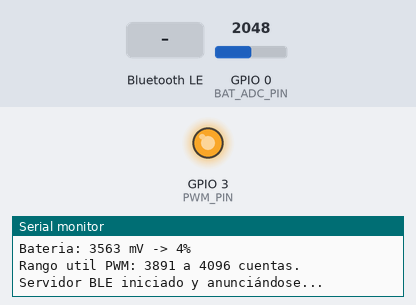
A sketch run on a simulated ESP32-C3. Parts: output pins drawn as LEDs (lit = HIGH), the last lines printed to the serial monitor. The test bench sets the inputs (shaded band); at power-on: GPIO 0 (BAT_ADC_PIN) = 2048. Nothing arrives over Bluetooth unless stated; a phone connects over Bluetooth LE 3 s after start.

Above: at 1.7 s.
1.8 s: Bluetooth LE write "ON" received
At 2.7 s:
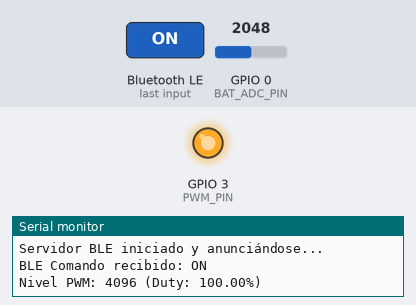
4.8 s: Bluetooth LE write "OFF" received
At 6.2 s:
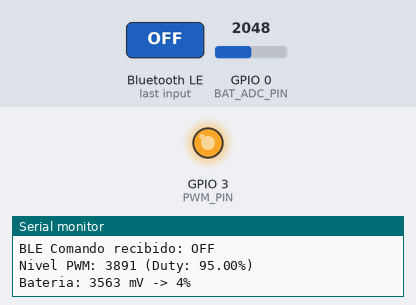
Timing chart, 0 to 7.8 s (numbered marks = the images above; inputs shaded):
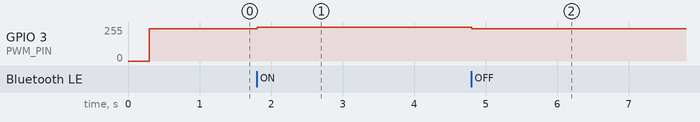

Measured:
- after the input at 1.8 s, GPIO 3 (PWM_PIN): 242/255 → 255/255 at once
- after the input at 4.8 s, GPIO 3 (PWM_PIN): 255/255 → 242/255 at once

The sketch:

p1.ino
```cpp
/*
 * Control de brillo de pantalla por PWM a 8 kHz
 * ESP32-C3 SuperMini en modo BLE
 *
 * Transición de Web/WiFi a Bluetooth Low Energy (BLE)
 */

#include <Arduino.h>
#include <BLEDevice.h>
#include <BLEUtils.h>
#include <BLEServer.h>
#include <BLE2902.h> // Necesario para notificaciones (Batería)

// ---------------- Configuracion BLE ----------------

#define SERVICE_UUID           "4fafc201-1fb5-459e-8fcc-c5c9c331914b"
// Característica para escribir el brillo (ON/OFF o número raw)
#define CHAR_PWM_UUID          "beb5483e-36e1-4688-b7f5-ea07361b26a8"
// Característica para leer/notificar la batería (%)
#define CHAR_BATTERY_UUID      "beb5483e-36e1-4688-b7f5-ea07361b26a9"

BLEServer* pServer = NULL;
BLECharacteristic* pCharPWM = NULL;
BLECharacteristic* pCharBattery = NULL;

bool deviceConnected = false;
bool oldDeviceConnected = false;


// ---------------- Configuracion Hardware ----------------

// GPIO usado para PWM
const int PWM_PIN = 3;

// PWM
const int PWM_FREQ = 8000;   // 8 kHz -> periodo de 125 us
const int PWM_RES  = 12;     // 12 bits -> 4096 cuentas
const int PWM_CH = 0;

// Rango de duty permitido (en %)
const float DUTY_MIN = 95.0f;
const float DUTY_MAX = 100.0f;


// ---------------- Bateria ----------------

const int BAT_ADC_PIN = 0;
const float DIVIDER_RATIO = 2.0f;
const int BAT_SAMPLES = 40;
const float BAT_CAL = 1.0796f;
const uint32_t BAT_INTERVALO_MS = 5000;
const int TABLA_N = 21;

const uint16_t TABLA_MV[TABLA_N] = {
  4200, 4150, 4110, 4080, 4020,
  3980, 3950, 3910, 3870, 3850,
  3840, 3820, 3800, 3790, 3770,
  3750, 3730, 3710, 3690, 3610,
  3270
};

const uint8_t TABLA_PCT[TABLA_N] = {
  100, 95, 90, 85, 80,
  75, 70, 65, 60, 55,
  50, 45, 40, 35, 30,
  25, 20, 15, 10, 5,
  0
};

uint16_t batVoltajeMv = 0;
uint8_t  batPorcentaje = 0;
uint32_t batUltimaLectura = 0;
uint8_t  lastNotifiedBat = 255;


// ---------------- Calculos PWM ----------------

const uint32_t RAW_FULL = 1UL << PWM_RES;
const uint32_t RAW_MIN = (uint32_t)lroundf(DUTY_MIN * RAW_FULL / 100.0f);
const uint32_t RAW_MAX = (uint32_t)lroundf(DUTY_MAX * RAW_FULL / 100.0f);


// ---------------- Estado ----------------

uint32_t nivel = RAW_MIN;
volatile bool commandPending = false;
volatile uint32_t pendingNivel = RAW_MIN;


// ---------------- PWM Funciones ----------------

void pwmInit() {
#if ESP_ARDUINO_VERSION_MAJOR >= 3
  ledcAttach(PWM_PIN, PWM_FREQ, PWM_RES);
#else
  ledcSetup(PWM_CH, PWM_FREQ, PWM_RES);
  ledcAttachPin(PWM_PIN, PWM_CH);
#endif
}

void aplicarNivel() {
#if ESP_ARDUINO_VERSION_MAJOR >= 3
  ledcWrite(PWM_PIN, nivel);
#else
  ledcWrite(PWM_CH, nivel);
#endif
  Serial.printf("Nivel PWM: %lu (Duty: %.2f%%)\n", (unsigned long)nivel, 100.0f * nivel / RAW_FULL);
}


// ---------------- Bateria Funciones ----------------

void adcBateriaInit() {
  analogSetPinAttenuation(BAT_ADC_PIN, ADC_11db);
}

void ordenar(uint16_t* datos, int n) {
  for (int i = 1; i < n; i++) {
    uint16_t clave = datos[i];
    int j = i - 1;
    while (j >= 0 && datos[j] > clave) {
      datos[j + 1] = datos[j];
      j--;
    }
    datos[j + 1] = clave;
  }
}

uint16_t leerVoltajeBateriaMv() {
  static uint16_t muestras[BAT_SAMPLES];
  for (int i = 0; i < BAT_SAMPLES; i++) {
    muestras[i] = analogReadMilliVolts(BAT_ADC_PIN);
    delay(5);
  }
  ordenar(muestras, BAT_SAMPLES);
  uint16_t nodoMediana = muestras[BAT_SAMPLES / 2];
  float mv = nodoMediana * DIVIDER_RATIO * BAT_CAL;
  return (uint16_t)lroundf(mv);
}

uint8_t voltajeAPorcentaje(uint16_t mv) {
  if (mv >= TABLA_MV[0]) return 100;
  if (mv <= TABLA_MV[TABLA_N - 1]) return 0;
  for (int i = 0; i < TABLA_N - 1; i++) {
    if (mv <= TABLA_MV[i] && mv >= TABLA_MV[i + 1]) {
      float f = (float)(mv - TABLA_MV[i + 1]) / (float)(TABLA_MV[i] - TABLA_MV[i + 1]);
      float pct = TABLA_PCT[i + 1] + f * (TABLA_PCT[i] - TABLA_PCT[i + 1]);
      return (uint8_t)lroundf(pct);
    }
  }
  return 0;
}

void actualizarBateriaSiToca() {
  uint32_t ahora = millis();
  if (ahora - batUltimaLectura < BAT_INTERVALO_MS && batUltimaLectura != 0) {
    return;
  }
  batUltimaLectura = ahora;
  batVoltajeMv  = leerVoltajeBateriaMv();
  batPorcentaje = voltajeAPorcentaje(batVoltajeMv);

  Serial.printf("Bateria: %u mV -> %u%%\n", batVoltajeMv, batPorcentaje);
}


// ---------------- BLE Callbacks ----------------

class MyServerCallbacks: public BLEServerCallbacks {
  void onConnect(BLEServer* pServer) {
    deviceConnected = true;
    Serial.println("BLE: Dispositivo conectado.");
  };

  void onDisconnect(BLEServer* pServer) {
    deviceConnected = false;
    Serial.println("BLE: Dispositivo desconectado.");
  }
};

class MyPWMCallbacks : public BLECharacteristicCallbacks {
  void onWrite(BLECharacteristic *pCharacteristic) {
    // Extracción segura de los datos (compatible v2 y v3 de Arduino ESP32)
    const uint8_t* data = pCharacteristic->getData();
    size_t len = pCharacteristic->getLength();

    String value = "";
    for (size_t i = 0; i < len; i++) {
      value += (char)data[i];
    }

    value.trim();
    value.toUpperCase(); // Para aceptar "on", "ON", "oN", etc.

    if (value.length() > 0) {
      uint32_t newNivel = nivel;

      if (value == "ON") {
        newNivel = RAW_MAX;
      } else if (value == "OFF") {
        newNivel = RAW_MIN;
      } else if (value.startsWith("PCT:")) {
        long pct = value.substring(4).toInt();
        if (pct < 0) pct = 0;
        if (pct > 100) pct = 100;
        newNivel = RAW_MIN + (RAW_MAX - RAW_MIN) * pct / 100;
      } else {
        // Intenta parsearlo como numero (ej: si envían el valor del slider en un futuro)
        long n = value.toInt();
        if (n > 0 || value == "0") {
          if (n < (long)RAW_MIN) n = RAW_MIN;
          if (n > (long)RAW_MAX) n = RAW_MAX;
          newNivel = (uint32_t)n;
        }
      }

      pendingNivel = newNivel;
      commandPending = true;
      Serial.print("BLE Comando recibido: ");
      Serial.println(value);
    }
  }
};


// ---------------- Setup ----------------

void setup() {
  Serial.begin(115200);
  delay(300);

  // 1. Inicializar Hardware (PWM)
  pinMode(PWM_PIN, OUTPUT);
  digitalWrite(PWM_PIN, LOW);
  pwmInit();
  aplicarNivel();

  // 2. Inicializar Hardware (Batería)
  adcBateriaInit();
  actualizarBateriaSiToca();

  Serial.printf("Rango util PWM: %lu a %lu cuentas.\n", (unsigned long)RAW_MIN, (unsigned long)RAW_MAX);

  // 3. Inicializar BLE
  BLEDevice::init("VISOR_FAC"); // Este nombre debe coincidir con targetDeviceName en Flutter (o ser reconocido)
  pServer = BLEDevice::createServer();
  pServer->setCallbacks(new MyServerCallbacks()); // <--- Corrige el bug del Auto-Advertising

  BLEService *pService = pServer->createService(SERVICE_UUID);

  // Característica PWM (Escritura)
  pCharPWM = pService->createCharacteristic(
    CHAR_PWM_UUID,
    BLECharacteristic::PROPERTY_WRITE | BLECharacteristic::PROPERTY_WRITE_NR
  );
  pCharPWM->setCallbacks(new MyPWMCallbacks());

  // Característica Batería (Lectura y Notificación)
  pCharBattery = pService->createCharacteristic(
    CHAR_BATTERY_UUID,
    BLECharacteristic::PROPERTY_READ | BLECharacteristic::PROPERTY_NOTIFY
  );
  pCharBattery->addDescriptor(new BLE2902()); // Vital para que Flutter en iOS reciba notificaciones

  // Establecer el valor inicial de la batería
  String batStr = String(batPorcentaje) + "," + String(batVoltajeMv);
  pCharBattery->setValue(batStr.c_str());

  pService->start();

  // 4. Configurar e iniciar Advertising
  BLEAdvertising *pAdvertising = BLEDevice::getAdvertising();
  pAdvertising->addServiceUUID(SERVICE_UUID);
  pAdvertising->setScanResponse(true);
  pAdvertising->setMinPreferred(0x06);
  pAdvertising->setMaxPreferred(0x12);

  BLEDevice::startAdvertising();
  Serial.println("Servidor BLE iniciado y anunciándose...");
}


// ---------------- Loop ----------------

void loop() {
  // 1. Procesar comandos pendientes de BLE
  if (commandPending) {
    commandPending = false;
    nivel = pendingNivel;
    aplicarNivel();
  }

  // 2. Leer batería cuando corresponda
  actualizarBateriaSiToca();

  // 3. Notificar a la app de la bateria periódicamente o si cambió
  static uint32_t lastNotifyTime = 0;
  if (deviceConnected && (batPorcentaje != lastNotifiedBat || millis() - lastNotifyTime > 5000)) {
    lastNotifiedBat = batPorcentaje;
    lastNotifyTime = millis();
    if (pCharBattery) {
      String batStr = String(batPorcentaje) + "," + String(batVoltajeMv);
      pCharBattery->setValue(batStr.c_str());
      pCharBattery->notify(); // Push de la batería hacia Flutter
    }
  }

  // 4. Gestión de auto-advertising al desconectarse
  if (!deviceConnected && oldDeviceConnected) {
    delay(500); // Dar tiempo a que la pila BLE se estabilice tras la desconexión
    pServer->startAdvertising();
    Serial.println("BLE: Reiniciando advertising...");
    oldDeviceConnected = deviceConnected;
  }

  // Registrar cuando se conecta para la próxima vez
  if (deviceConnected && !oldDeviceConnected) {
    oldDeviceConnected = deviceConnected;
  }
}
```
